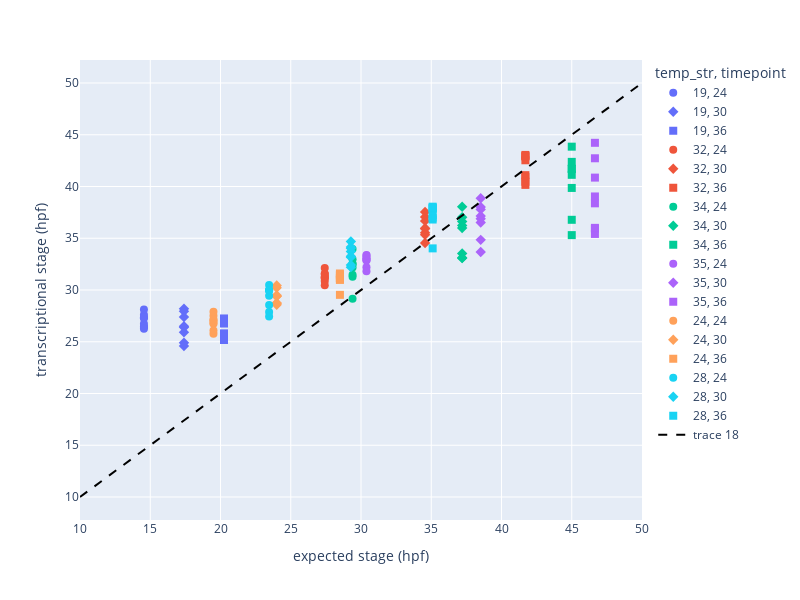

The code cell stored with this chart in its notebook:
### Markdown cell above
#### Step 1: look at whole-embryo transcriptional stage by temp and timepoint

### Code cell
# get average time for each embryo
emb_stage_df = col_df.loc[:, ["embryo_ID", "temp", "timepoint", "mean_nn_time"]].groupby(
                    ["embryo_ID", "temp", "timepoint"]).mean("mean_nn_time").reset_index()

emb_stage_df["temp_str"] = emb_stage_df["temp"].astype(str)

# get predicted stage using linear formula
emb_stage_df["predicted_stage"] = 6 + (emb_stage_df["timepoint"] - 6)*(0.055*emb_stage_df["temp"]-0.57)

# make reference x=y diag
ref_vec = np.linspace(10, 50)

fig = px.scatter(emb_stage_df, x="predicted_stage", y="mean_nn_time", color="temp_str", symbol="timepoint")
fig.add_trace(go.Scatter(x=ref_vec, y=ref_vec, mode="lines", line=dict(color="black", width=2, dash="dash")))
fig.update_traces(marker=dict(size=8))

# Update axis titles
fig.update_layout(
    xaxis_title="expected stage (hpf)",
    yaxis_title="transcriptional stage (hpf)"
)

fig.update_layout(width=800, height=600) 
fig.show()

fig.write_image(fig_folder + "embryo_transcriptional_stage_vs_predicted.png", scale=2)
fig.write_html(fig_folder + "embryo_transcriptional_stage_vs_predicted.html")

### Figure 1 — Plotly figure (JSON) as saved in the notebook; plotly's stock layout.template omitted (floating-point values rounded to 4 significant figures)
{"data": [{"hovertemplate": "temp_str=19<br>timepoint=24<br>predicted_stage=%{x}<br>mean_nn_time=%{y}<extra></extra>", "legendgroup": "19, 24", "marker": {"color": "#636efa", "size": 8, "symbol": "circle"}, "mode": "markers", "name": "19, 24", "orientation": "v", "showlegend": true, "type": "scatter", "x": [14.55, 14.55, 14.55, 14.55, 14.55, 14.55, 14.55, 14.55], "xaxis": "x", "y": [26.75, 27.6, 27.28, 26.42, 26.45, 27.37, 28.13, 26.27], "yaxis": "y"}, {"hovertemplate": "temp_str=19<br>timepoint=30<br>predicted_stage=%{x}<br>mean_nn_time=%{y}<extra></extra>", "legendgroup": "19, 30", "marker": {"color": "#636efa", "size": 8, "symbol": "diamond"}, "mode": "markers", "name": "19, 30", "orientation": "v", "showlegend": true, "type": "scatter", "x": [17.4, 17.4, 17.4, 17.4, 17.4, 17.4, 17.4, 17.4], "xaxis": "x", "y": [24.59, 24.9, 26.49, 27.4, 28.19, 27.94, 25.91, 26.4], "yaxis": "y"}, {"hovertemplate": "temp_str=19<br>timepoint=36<br>predicted_stage=%{x}<br>mean_nn_time=%{y}<extra></extra>", "legendgroup": "19, 36", "marker": {"color": "#636efa", "size": 8, "symbol": "square"}, "mode": "markers", "name": "19, 36", "orientation": "v", "showlegend": true, "type": "scatter", "x": [20.25, 20.25, 20.25, 20.25, 20.25, 20.25, 20.25, 20.25], "xaxis": "x", "y": [27.25, 26.76, 25.57, 25.78, 25.49, 25.8, 25.29, 25.17], "yaxis": "y"}, {"hovertemplate": "temp_str=32<br>timepoint=24<br>predicted_stage=%{x}<br>mean_nn_time=%{y}<extra></extra>", "legendgroup": "32, 24", "marker": {"color": "#EF553B", "size": 8, "symbol": "circle"}, "mode": "markers", "name": "32, 24", "orientation": "v", "showlegend": true, "type": "scatter", "x": [27.42, 27.42, 27.42, 27.42, 27.42, 27.42, 27.42, 27.42], "xaxis": "x", "y": [31.13, 30.86, 31.22, 31.57, 32.12, 31.29, 31.55, 30.46], "yaxis": "y"}, {"hovertemplate": "temp_str=32<br>timepoint=30<br>predicted_stage=%{x}<br>mean_nn_time=%{y}<extra></extra>", "legendgroup": "32, 30", "marker": {"color": "#EF553B", "size": 8, "symbol": "diamond"}, "mode": "markers", "name": "32, 30", "orientation": "v", "showlegend": true, "type": "scatter", "x": [34.56, 34.56, 34.56, 34.56, 34.56, 34.56, 34.56, 34.56], "xaxis": "x", "y": [37.55, 34.54, 35.96, 35.53, 35.92, 37.06, 35.34, 36.67], "yaxis": "y"}, {"hovertemplate": "temp_str=32<br>timepoint=36<br>predicted_stage=%{x}<br>mean_nn_time=%{y}<extra></extra>", "legendgroup": "32, 36", "marker": {"color": "#EF553B", "size": 8, "symbol": "square"}, "mode": "markers", "name": "32, 36", "orientation": "v", "showlegend": true, "type": "scatter", "x": [41.7, 41.7, 41.7, 41.7, 41.7, 41.7, 41.7, 41.7], "xaxis": "x", "y": [42.53, 43.05, 42.89, 41.1, 40.91, 40.46, 40.16, 42.94], "yaxis": "y"}, {"hovertemplate": "temp_str=34<br>timepoint=24<br>predicted_stage=%{x}<br>mean_nn_time=%{y}<extra></extra>", "legendgroup": "34, 24", "marker": {"color": "#00cc96", "size": 8, "symbol": "circle"}, "mode": "markers", "name": "34, 24", "orientation": "v", "showlegend": true, "type": "scatter", "x": [29.4, 29.4, 29.4, 29.4, 29.4, 29.4, 29.4, 29.4], "xaxis": "x", "y": [29.15, 31.27, 32.98, 32.17, 32.49, 31.48, 32.54, 33.96], "yaxis": "y"}, {"hovertemplate": "temp_str=34<br>timepoint=30<br>predicted_stage=%{x}<br>mean_nn_time=%{y}<extra></extra>", "legendgroup": "34, 30", "marker": {"color": "#00cc96", "size": 8, "symbol": "diamond"}, "mode": "markers", "name": "34, 30", "orientation": "v", "showlegend": true, "type": "scatter", "x": [37.2, 37.2, 37.2, 37.2, 37.2, 37.2, 37.2, 37.2], "xaxis": "x", "y": [36.24, 33.52, 38.04, 33.11, 37.03, 35.99, 36.62, 33.08], "yaxis": "y"}, {"hovertemplate": "temp_str=34<br>timepoint=36<br>predicted_stage=%{x}<br>mean_nn_time=%{y}<extra></extra>", "legendgroup": "34, 36", "marker": {"color": "#00cc96", "size": 8, "symbol": "square"}, "mode": "markers", "name": "34, 36", "orientation": "v", "showlegend": true, "type": "scatter", "x": [45.0, 45.0, 45.0, 45.0, 45.0, 45.0, 45.0, 45.0], "xaxis": "x", "y": [39.86, 36.78, 42.38, 35.3, 41.13, 41.68, 41.72, 43.85], "yaxis": "y"}, {"hovertemplate": "temp_str=35<br>timepoint=24<br>predicted_stage=%{x}<br>mean_nn_time=%{y}<extra></extra>", "legendgroup": "35, 24", "marker": {"color": "#ab63fa", "size": 8, "symbol": "circle"}, "mode": "markers", "name": "35, 24", "orientation": "v", "showlegend": true, "type": "scatter", "x": [30.39, 30.39, 30.39, 30.39, 30.39, 30.39, 30.39, 30.39], "xaxis": "x", "y": [33.39, 32.19, 32.88, 32.88, 31.81, 33.07, 33.1, 33.34], "yaxis": "y"}, {"hovertemplate": "temp_str=35<br>timepoint=30<br>predicted_stage=%{x}<br>mean_nn_time=%{y}<extra></extra>", "legendgroup": "35, 30", "marker": {"color": "#ab63fa", "size": 8, "symbol": "diamond"}, "mode": "markers", "name": "35, 30", "orientation": "v", "showlegend": true, "type": "scatter", "x": [38.52, 38.52, 38.52, 38.52, 38.52, 38.52, 38.52, 38.52], "xaxis": "x", "y": [38.87, 37.79, 36.52, 33.68, 36.88, 37.15, 38.03, 34.84], "yaxis": "y"}, {"hovertemplate": "temp_str=35<br>timepoint=36<br>predicted_stage=%{x}<br>mean_nn_time=%{y}<extra></extra>", "legendgroup": "35, 36", "marker": {"color": "#ab63fa", "size": 8, "symbol": "square"}, "mode": "markers", "name": "35, 36", "orientation": "v", "showlegend": true, "type": "scatter", "x": [46.65, 46.65, 46.65, 46.65, 46.65, 46.65, 46.65, 46.65], "xaxis": "x", "y": [38.37, 35.42, 35.92, 36.0, 40.86, 39.04, 44.22, 42.73], "yaxis": "y"}, {"hovertemplate": "temp_str=24<br>timepoint=24<br>predicted_stage=%{x}<br>mean_nn_time=%{y}<extra></extra>", "legendgroup": "24, 24", "marker": {"color": "#FFA15A", "size": 8, "symbol": "circle"}, "mode": "markers", "name": "24, 24", "orientation": "v", "showlegend": true, "type": "scatter", "x": [19.5, 19.5, 19.5, 19.5, 19.5, 19.5, 19.5, 19.5], "xaxis": "x", "y": [25.77, 26.75, 26.09, 27.08, 26.83, 27.13, 27.52, 27.9], "yaxis": "y"}, {"hovertemplate": "temp_str=24<br>timepoint=30<br>predicted_stage=%{x}<br>mean_nn_time=%{y}<extra></extra>", "legendgroup": "24, 30", "marker": {"color": "#FFA15A", "size": 8, "symbol": "diamond"}, "mode": "markers", "name": "24, 30", "orientation": "v", "showlegend": true, "type": "scatter", "x": [24.0, 24.0, 24.0, 24.0, 24.0, 24.0, 24.0, 24.0], "xaxis": "x", "y": [28.75, 28.56, 29.39, 30.21, 29.48, 29.4, 30.43, 28.71], "yaxis": "y"}, {"hovertemplate": "temp_str=24<br>timepoint=36<br>predicted_stage=%{x}<br>mean_nn_time=%{y}<extra></extra>", "legendgroup": "24, 36", "marker": {"color": "#FFA15A", "size": 8, "symbol": "square"}, "mode": "markers", "name": "24, 36", "orientation": "v", "showlegend": true, "type": "scatter", "x": [28.5, 28.5, 28.5, 28.5, 28.5, 28.5, 28.5, 28.5], "xaxis": "x", "y": [31.4, 30.99, 29.53, 31.0, 31.6, 31.12, 31.48, 31.15], "yaxis": "y"}, {"hovertemplate": "temp_str=28<br>timepoint=24<br>predicted_stage=%{x}<br>mean_nn_time=%{y}<extra></extra>", "legendgroup": "28, 24", "marker": {"color": "#19d3f3", "size": 8, "symbol": "circle"}, "mode": "markers", "name": "28, 24", "orientation": "v", "showlegend": true, "type": "scatter", "x": [23.46, 23.46, 23.46, 23.46, 23.46, 23.46, 23.46, 23.46], "xaxis": "x", "y": [28.55, 27.88, 27.45, 29.97, 29.44, 29.95, 30.49, 30.01], "yaxis": "y"}, {"hovertemplate": "temp_str=28<br>timepoint=30<br>predicted_stage=%{x}<br>mean_nn_time=%{y}<extra></extra>", "legendgroup": "28, 30", "marker": {"color": "#19d3f3", "size": 8, "symbol": "diamond"}, "mode": "markers", "name": "28, 30", "orientation": "v", "showlegend": true, "type": "scatter", "x": [29.28, 29.28, 29.28, 29.28, 29.28, 29.28, 29.28, 29.28], "xaxis": "x", "y": [32.42, 33.71, 33.18, 34.69, 34.16, 33.27, 34.03, 32.21], "yaxis": "y"}, {"hovertemplate": "temp_str=28<br>timepoint=36<br>predicted_stage=%{x}<br>mean_nn_time=%{y}<extra></extra>", "legendgroup": "28, 36", "marker": {"color": "#19d3f3", "size": 8, "symbol": "square"}, "mode": "markers", "name": "28, 36", "orientation": "v", "showlegend": true, "type": "scatter", "x": [35.1, 35.1, 35.1, 35.1, 35.1, 35.1, 35.1, 35.1], "xaxis": "x", "y": [36.81, 37.84, 34.02, 37.23, 37.95, 38.05, 36.99, 37.95], "yaxis": "y"}, {"line": {"color": "black", "dash": "dash", "width": 2}, "marker": {"size": 8}, "mode": "lines", "type": "scatter", "x": [10, 10.82, 11.63, 12.45, 13.27, 14.08, 14.9, 15.71, 16.53, 17.35, 18.16, 18.98, 19.8, 20.61, 21.43, 22.24, 23.06, 23.88, 24.69, 25.51, 26.33, 27.14, 27.96, 28.78, 29.59, 30.41, 31.22, 32.04, 32.86, 33.67, 34.49, 35.31, 36.12, 36.94, 37.76, 38.57, 39.39, 40.2, 41.02, 41.84, 42.65, 43.47, 44.29, 45.1, 45.92, 46.73, 47.55, 48.37, 49.18, 50], "y": [10, 10.82, 11.63, 12.45, 13.27, 14.08, 14.9, 15.71, 16.53, 17.35, 18.16, 18.98, 19.8, 20.61, 21.43, 22.24, 23.06, 23.88, 24.69, 25.51, 26.33, 27.14, 27.96, 28.78, 29.59, 30.41, 31.22, 32.04, 32.86, 33.67, 34.49, 35.31, 36.12, 36.94, 37.76, 38.57, 39.39, 40.2, 41.02, 41.84, 42.65, 43.47, 44.29, 45.1, 45.92, 46.73, 47.55, 48.37, 49.18, 50]}], "layout": {"height": 600, "legend": {"title": {"text": "temp_str, timepoint"}, "tracegroupgap": 0}, "margin": {"t": 60}, "width": 800, "xaxis": {"anchor": "y", "autorange": true, "domain": [0, 1], "range": [10, 50], "title": {"text": "expected stage (hpf)"}, "type": "linear"}, "yaxis": {"anchor": "x", "autorange": true, "domain": [0, 1], "range": [7.778, 52.22], "title": {"text": "transcriptional stage (hpf)"}, "type": "linear"}}}
